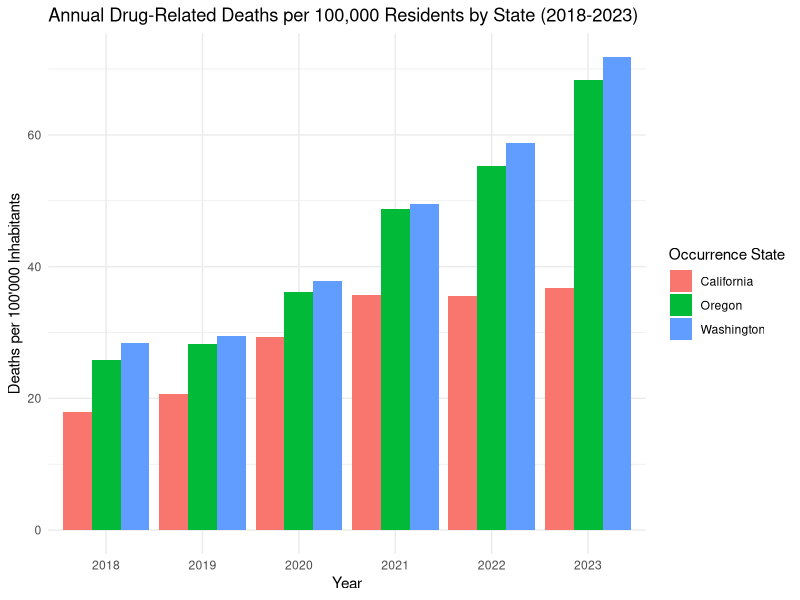
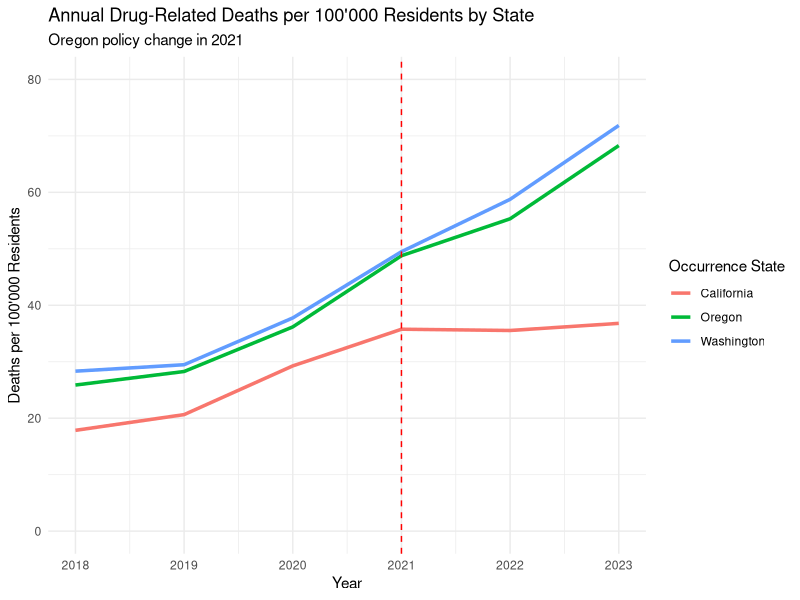
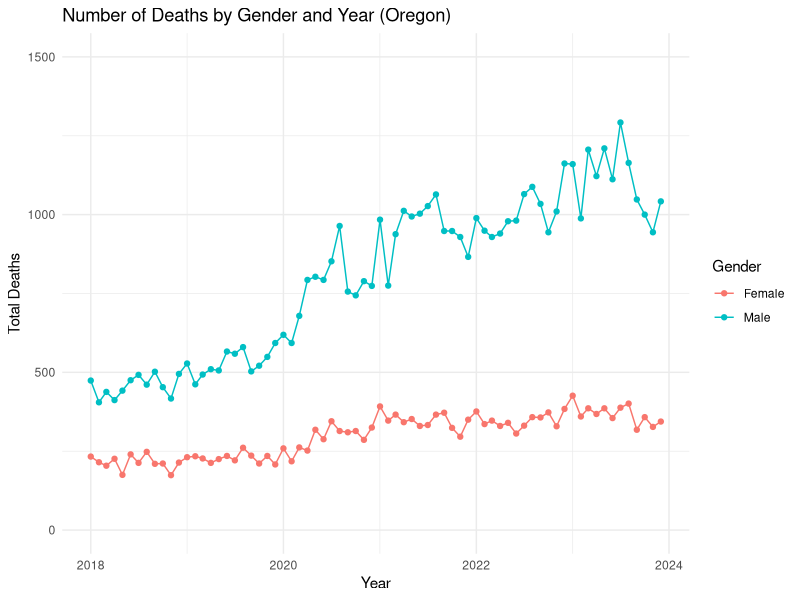
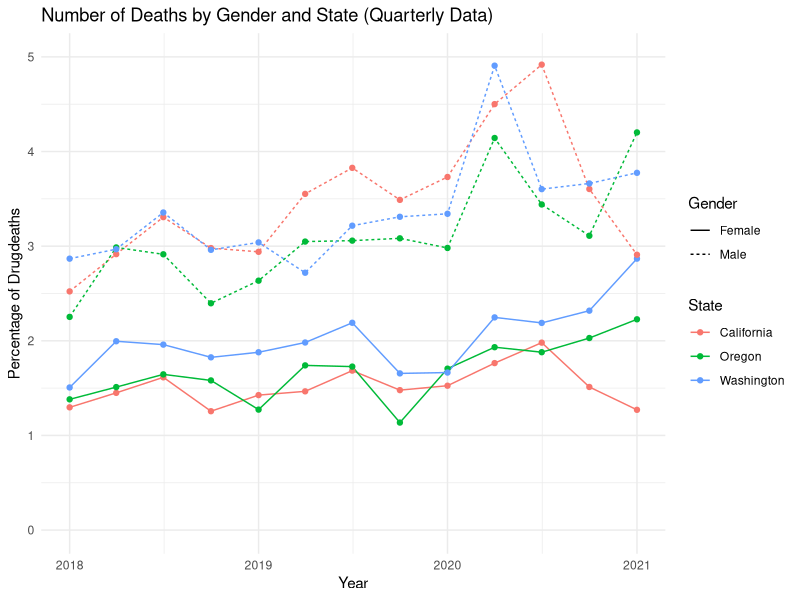
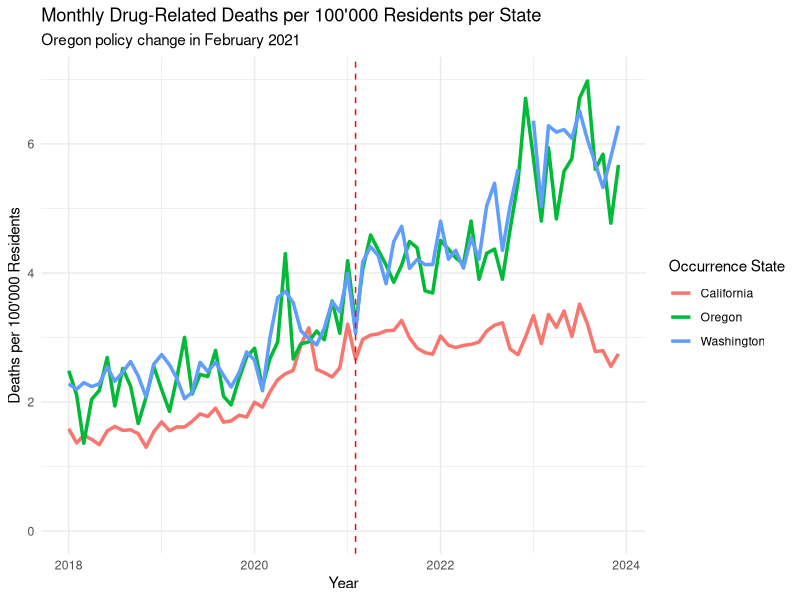
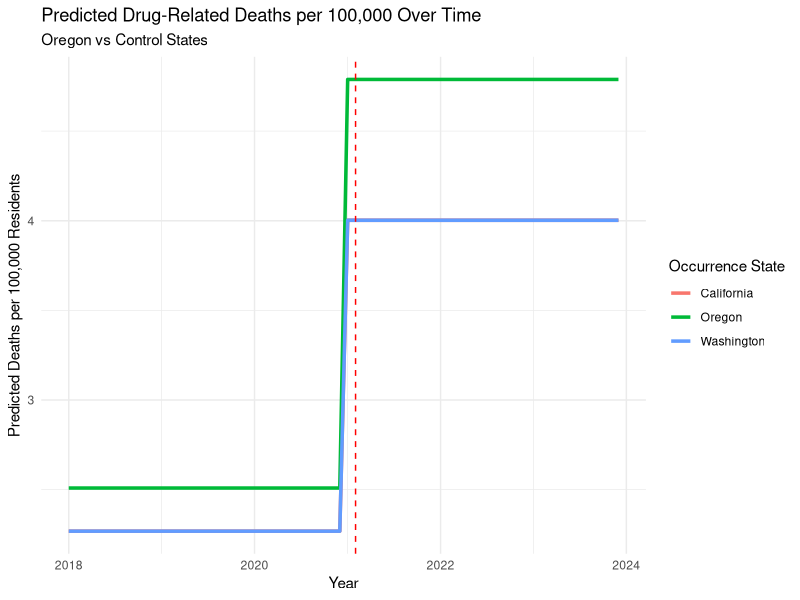
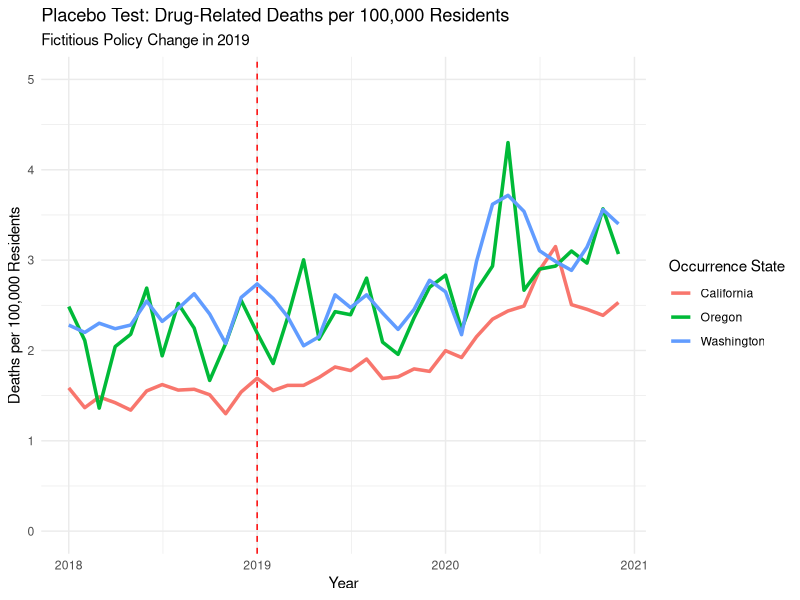
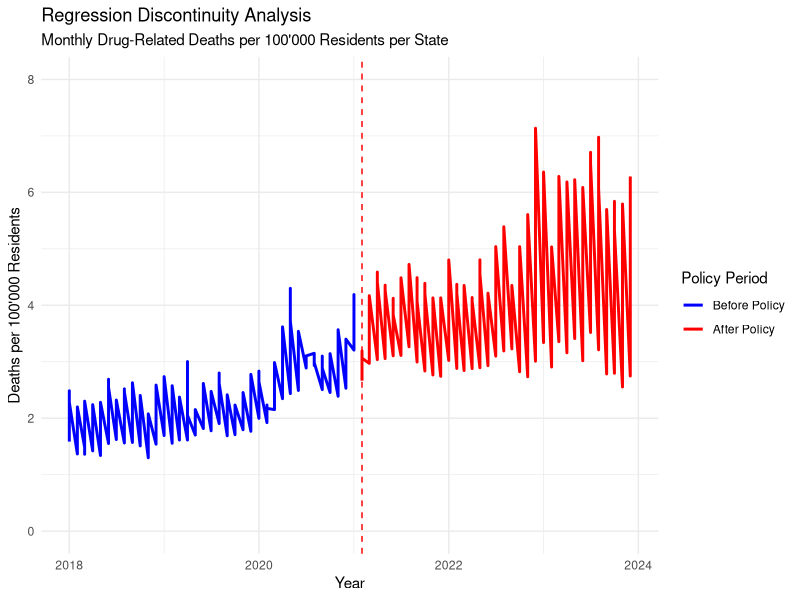

Generate these figures, in order, with R:
## ---- chunk 1
knitr::opts_chunk$set(echo = TRUE)
## ---- chunk 2
library(readxl)
library(dplyr)
library(zoo)
library(lubridate)
library(ggplot2)
library(tidyr)
library(lmtest)
library(sandwich)
library(forecast)
library(plm)
  
#globally exclude code chunks from the output
knitr::opts_chunk$set(echo = FALSE)

#globally turn on caching
knitr::opts_chunk$set(cache = TRUE)

# globally turn off warnings and messages
knitr::opts_chunk$set(warning = FALSE)
knitr::opts_chunk$set(message = FALSE)

# globally set the theme for ggplot
theme_set(theme_minimal())

#setting directory
#setwd(dirname(rstudioapi::getSourceEditorContext()$path))
getwd()
## ---- chunk 3
# load the relevant part of the Data set, exclude notes starting from row 4374
Data <- read_excel("data/Drug_related_Deaths_2018-2024.xlsx", n_max = 4374)


# Overview for the Data
head(Data, 10)
str(Data)

## ---- chunk 4
# Read population data from Excel file for each region

# Load the population data from the first range (D244:M244)
population_oregon_1 <- read_excel("data/Ca_Or_Wa Population 2010-23.xlsx", 
                                  sheet = "Oregon", 
                                  range = "D244:M244", 
                                  col_names = FALSE)  

# Load the population data from the second range (Q244:T244)
population_oregon_2 <- read_excel("data/Ca_Or_Wa Population 2010-23.xlsx", 
                                  sheet = "Oregon", 
                                  range = "Q244:T244", 
                                  col_names = FALSE)  

# Combine the two data frames (horizontally) into one row
population_oregon <- cbind(population_oregon_1, population_oregon_2)

# Manually set the column names (years 2010 to 2023)
colnames(population_oregon) <- 2010:2023



# Load the population data from the first range in California
population_california_1 <- read_excel("data/Ca_Or_Wa Population 2010-23.xlsx", 
                                  sheet = "California", 
                                  range = "D487:M487", 
                                  col_names = FALSE)  

# Load the population data from the second range (Q487:T487)
population_california_2 <- read_excel("data/Ca_Or_Wa Population 2010-23.xlsx", 
                                  sheet = "California", 
                                  range = "Q487:T487", 
                                  col_names = FALSE)  

# Combine the two data frames (horizontally) into one row
population_california <- cbind(population_california_1, population_california_2)

# Manually set the column names (years 2010 to 2023)
colnames(population_california) <- 2010:2023



# Load the population data from the first range in Washington
population_washington_1 <- read_excel("data/Ca_Or_Wa Population 2010-23.xlsx", 
                                  sheet = "Washington", 
                                  range = "D286:M286", 
                                  col_names = FALSE)  

# Load the population data from the second range 
population_washington_2 <- read_excel("data/Ca_Or_Wa Population 2010-23.xlsx", 
                                  sheet = "Washington", 
                                  range = "Q286:T286", 
                                  col_names = FALSE)  

# Combine the two data frames (horizontally) into one row
population_washington <- cbind(population_washington_1, population_washington_2)

# Manually set the column names (years 2010 to 2023)
colnames(population_washington) <- 2010:2023


# Combine population data into a single data frame with an added column for state
population_data <- bind_rows(
  population_oregon %>% mutate(State = "Oregon"),
  population_washington %>% mutate(State = "Washington"),
  population_california %>% mutate(State = "California")
)


# Remove the temporary variables from the environment
rm(population_oregon_1, population_oregon_2, population_washington_1, 
   population_washington_2, population_california_1, population_california_2,
   population_oregon, population_washington, population_california)

# Convert wide format to long format
population_data <- population_data %>%
  pivot_longer(cols = -State,    # All columns except 'State'
               names_to = "year",   # The new column for years
               values_to = "population_count")  # The new column for population counts

#Convert year column to numeric
population_data$year <- as.numeric(population_data$year)  

## ---- chunk 5

# look into Dates 
unique(Data$Month)

# Delete Notes column without grepl 
Data <- Data[, !grepl("Notes", names(Data))]

# Delete Row Sep., 2024 since the data is not complete
Data <- Data[Data$Month != "Sep., 2024 (provisional and partial)", ]

# Create column Provisional (TRUE/FALSE) based on the col Month '(provisional)'
Data$Provisional <- grepl("\\(provisional\\)", Data$Month)

# Delete " (provisional)" from the Date
####Data$Month <- gsub(" \\(provisional\\)", "", Data$Month)

# Convert into Date Variable
####Data$Month <- as.yearmon(Data$Month, format = "%b., %Y")
Data <- Data %>%
  #mutate(`Month` = as.yearmon(`Month Code`, format = "%Y/%m"))
    mutate(`Month` = ym(`Month Code`))


#### look into Deaths
#### Data$Deaths

# count of "Suppressed"
sum(Data$Deaths == "Suppressed")

# Some of the numbers are "Suppressed" this means that there are between 1 and 9 cases
# To use Deaths as a number we can leave them as NA's or substitute by a random number between 1 and 9

# Set seed for reproducibility if needed
set.seed(23)  

# Replace "Suppressed" in the Death column with a random number between 1 and 9
Data$Deaths <- ifelse(Data$Deaths == "Suppressed", sample(1:9, sum(Data$Deaths == "Suppressed"), replace = TRUE), Data$Deaths)
Data$Deaths <- as.numeric(Data$Deaths)

summary(Data)
sum(Data$Deaths == "Suppressed")
# Delete all columns that end on Code, they are duplicates of the other columns
Data <- Data[, !grepl("Code$", names(Data))]

# keep one version of the Dataset with all Deaths
Data_complete <- Data

# Filters the data to only include drug-induced deaths (removes alcohol-induced and non-drug related deaths)
Data <- Data %>% filter(`UCD - Drug/Alcohol Induced` == "Drug-induced causes")

glimpse(Data)
## ---- chunk 6

# Filter the data for each complete years 2018 to 2023
Data_18_23 <- Data %>%
  filter(`Month` >= ym("2018-01") & `Month` <= ym("2023-12"))

# Group the data by occurrence state and year, then sum deaths per year
Data_18_23 <- Data_18_23 %>%
  group_by(`Occurrence State`, year = year(`Month`)) %>%
  summarise(Deaths = sum(Deaths))

# Merge the death data with population data by state and year
Data_with_population <- Data_18_23 %>%
  left_join(population_data, by = c("Occurrence State" = "State", "year" = "year"))

# Calculate deaths per 100,000 inhabitants for each year
Data_with_population <- Data_with_population %>%
  mutate(Deaths_per_100000 = (Deaths / population_count) * 100000)


# Plot the number of deaths per 10,000 inhabitants for each year and state
ggplot(Data_with_population, aes(x = factor(year), y = Deaths_per_100000, fill = `Occurrence State`)) +
  geom_bar(stat = "identity", position = "dodge") +
  labs(title = "Annual Drug-Related Deaths per 100,000 Residents by State (2018-2023)",
       x = "Year",
       y = "Deaths per 100'000 Inhabitants")


# Plot the trends over time for each state per year
ggplot(Data_with_population, aes(x = year, y = Deaths_per_100000, color = `Occurrence State`)) +
  geom_line(linewidth = 1.2) +
  geom_vline(xintercept = 2021, linetype = "dashed", color = "red") +  # Mark the policy change
  labs(title = "Annual Drug-Related Deaths per 100'000 Residents by State",
       subtitle = "Oregon policy change in 2021",
       x = "Year", y = "Deaths per 100'000 Residents") +
   ylim(0, 80)   # Ensure y-axis starts at 0

## ---- chunk 7
# Prepare the data untill 2023
data_gender_year <- Data %>%
  filter(`Month` >= ym("2018-01") & `Month` <= ym("2023-12")) %>%
  select(Gender, Month, Deaths) %>%
  group_by(Gender, Month) %>%
  summarise(Total_Deaths = sum(Deaths, na.rm = TRUE)) %>%
  ungroup()

# Plot the data
ggplot(data_gender_year, aes(x = Month, y = Total_Deaths, color = Gender, group = Gender)) +
  geom_line() +
  geom_point() +
  labs(title = "Number of Deaths by Gender and Year (Oregon)",
       x = "Year",
       y = "Total Deaths",
       color = "Gender") +
       ylim(0, 1500) 

# Perform t-test for significant differences by gender 
t.test(Total_Deaths ~ Gender, data = data_gender_year)

## ---- chunk 8
# Prepare the data
#use quarterly data to make it smoother
data_Anova <- Data %>%
  filter(`Month` < ym("2021-02")) %>%
  mutate(Quarter = floor_date(as.Date(Month), "quarter")) %>%    
  select(Gender, Quarter, `Occurrence State`, Deaths) %>%
  group_by(Gender, Quarter, `Occurrence State`) %>%
  summarise(Total_Deaths = sum(Deaths, na.rm = TRUE)) %>%
  ungroup()

data_Anova$all_death <- Data_complete %>%
  filter(`Month` < ym("2021-02")) %>%
  mutate(Quarter = floor_date(as.Date(Month), "quarter")) %>%
  select(Gender, Quarter, `Occurrence State`, Deaths) %>%
  group_by(Gender, Quarter, `Occurrence State`) %>%
  summarise(Total_Deaths = sum(Deaths, na.rm = TRUE)) %>%
  ungroup() %>%
  pull(Total_Deaths)

data_Anova$DrugDeath_Percentage <- data_Anova$Total_Deaths / data_Anova$all_death *100

# Plot the data
ggplot(data_Anova, aes(x = Quarter, y = DrugDeath_Percentage, color = `Occurrence State`, linetype = Gender)) +
  geom_line() +
  geom_point() +
  labs(title = "Number of Deaths by Gender and State (Quarterly Data)",
       x = "Year",
       y = "Percentage of Drugdeaths",
       color = "State") +
        ylim(0, 5) 

# Perform ANOVA for significant differences by gender or State
data_Anova <- data_Anova %>%
  mutate(Gender = as.factor(Gender),
         `Occurrence State` = as.factor(`Occurrence State`))

# Test for effects in Gender, State and interactions
anova_model <- aov(DrugDeath_Percentage ~ Gender + `Occurrence State`, data = data_Anova)

summary(anova_model)

## ---- chunk 9

# Filter the data for each complete month in 2018 to 2023 
Data_monthly <- Data %>%
  filter(`Month` >= ym("2018-01") & `Month` <= ym("2023-12"))

# Group the data by occurrence state and month, then sum deaths per month
Data_monthly <- Data_monthly %>%
  group_by(`Occurrence State`, year = year(`Month`), month = month(`Month`)) %>%
  summarise(Deaths = sum(Deaths))


# Merge the death data with population data by state and year
Data_monthly <- Data_monthly %>%
  left_join(population_data, by = c("Occurrence State" = "State", "year" = "year"))

# Calculate deaths per 100,000 inhabitants for each year
Data_monthly <- Data_monthly  %>%
  mutate(Deaths_per_100000 = (Deaths / population_count) * 100000)


# Create 'treatment' and 'post_policy' variables
Data_monthly <- Data_monthly %>%
  mutate(
    treatment = ifelse(`Occurrence State` == "Oregon", 1, 0),  # 1 for Oregon, 0 for California/Washington
    post_policy = ifelse(year >= 2021, 1, 0),  # 1 for years 2021 and later
    interaction = treatment * post_policy  # Interaction term for DiD
  )

# Create a new date column by combining year and month
Data_monthly <- Data_monthly %>%
  mutate(date = ym(paste(year, month, sep = "-")))  # Combine year and month into a date


# Difference-in-Differences (DiD) regression model with Deaths_per_100000

did_model <- lm(Deaths_per_100000 ~ treatment + post_policy + interaction, data = Data_monthly)
summary(did_model)

# Robust standard errors to handle heteroscedasticity
coeftest(did_model, vcov = vcovHC(did_model, type = "HC1"))

## ---- chunk 10
# Plot DiD Results
# Plot the trends over time for each state
ggplot(Data_monthly, aes(x = date, y = Deaths_per_100000, color = `Occurrence State`)) +
  geom_line(linewidth = 1.2) +
  geom_vline(xintercept = as.Date("2021-02-01"), linetype = "dashed", color = "red") +  # Mark the policy change
  labs(title = "Monthly Drug-Related Deaths per 100'000 Residents per State",
       subtitle = "Oregon policy change in February 2021",
       x = "Year", y = "Deaths per 100'000 Residents") +
       ylim(0, 7)


# Generate predicted values based on the model
Data_monthly$predicted <- predict(did_model, newdata = Data_monthly)

# Visualize the predicted trends
ggplot(Data_monthly, aes(x = date, y = predicted, color = `Occurrence State`)) +
  geom_line(linewidth = 1.2) +
  geom_vline(xintercept = as.Date("2021-02-01"), linetype = "dashed", color = "red") +  # Mark the policy change
  labs(title = "Predicted Drug-Related Deaths per 100,000 Over Time",
       subtitle = "Oregon vs Control States",
       x = "Year", y = "Predicted Deaths per 100,000 Residents")

## ---- chunk 11

# Subset data for Oregon and Washington pre Policy
oregon_data <- Data_monthly %>% filter(date >= as.Date("2018-01-01") & date <= as.Date("2021-02-01") & `Occurrence State` == "Oregon")
washington_data <- Data_monthly %>% filter(date >= as.Date("2018-01-01") & date <= as.Date("2021-02-01") & `Occurrence State` == "Washington")
california_data <- Data_monthly %>% filter(date >= as.Date("2018-01-01") & date <= as.Date("2021-02-01") & `Occurrence State` == "California")




# Calculate the correlation coefficient between the two states
correlation <- cor(oregon_data$Deaths_per_100000, washington_data$Deaths_per_100000)
coorelation_c <- cor(oregon_data$Deaths_per_100000, california_data$Deaths_per_100000)

# Print the result
correlation
coorelation_c
#Seperate DiD

# Example for DiD with only California as control
did_model_california <- lm(Deaths_per_100000 ~ treatment + post_policy + interaction, 
                           data = Data_monthly %>% filter(`Occurrence State` %in% c("Oregon", "California")))

# Example for DiD with only Washington as control
did_model_washington <- lm(Deaths_per_100000 ~ treatment + post_policy + interaction, 
                           data = Data_monthly %>% filter(`Occurrence State` %in% c("Oregon", "Washington")))

# Compare the results
summary(did_model_california)
summary(did_model_washington)
## ---- chunk 12
# Make a Difference-in-Differences model for the years 2018-2020 as a placebo test
Data_placebo <- Data_monthly %>%
  filter(date >= as.Date("2018-01-01") & date <= as.Date("2020-12-01"))

# Create 'treatment' and 'post_policy' variables for the placebo test
Data_placebo <- Data_placebo %>%
  mutate(
    treatment = ifelse(`Occurrence State` == "Oregon", 1, 0),  # 1 for Oregon, 0 for California/Washington
    post_policy = ifelse(year >= 2019, 1, 0),  # 1 for years 2019 and later
    interaction = treatment * post_policy  # Interaction term for DiD
  )

# Difference-in-Differences (DiD) model for the placebo test
did_model_placebo <- lm(Deaths_per_100000 ~ treatment + post_policy + interaction, data = Data_placebo)
summary(did_model_placebo)

# Robust standard errors for the placebo test
#coeftest(did_model_placebo, vcov = vcovHC(did_model_placebo, type = "HC1"))

# Plot the placebo test results
ggplot(Data_placebo, aes(x = date, y = Deaths_per_100000, color = `Occurrence State`)) +
  geom_line(linewidth = 1.2) +
  geom_vline(xintercept = as.Date("2019-01-01"), linetype = "dashed", color = "red") +  # Mark the placebo policy change
  labs(title = "Placebo Test: Drug-Related Deaths per 100,000 Residents",
       subtitle = "Fictitious Policy Change in 2019",
       x = "Year", y = "Deaths per 100,000 Residents") + ylim(0, 5)

## ---- chunk 13
# Regression Discontinuity Analysis: To further validate the DiD results


# Create a binary variable for the policy change
Data_RD <- Data_monthly %>%
  mutate(policy_change = ifelse(date >= as.Date("2021-02-01"), 1, 0))

# Fit a regression model to estimate the effect of the policy change
rd_model <- lm(Deaths_per_100000 ~ policy_change, data = Data_RD)
summary(rd_model)

# Robust standard errors to handle heteroscedasticity
coeftest(rd_model, vcov = vcovHC(rd_model, type = "HC1"))


# Plot the regression discontinuity analysis
ggplot(Data_RD, aes(x = date, y = Deaths_per_100000, color = as.factor(policy_change))) +
  geom_line(linewidth = 1) +
  geom_vline(xintercept = as.Date("2021-02-01"), linetype = "dashed", color = "red") +  # Mark the policy change
  
  # Custom color for before and after policy
  scale_color_manual(values = c("0" = "blue", "1" = "red"), labels = c("Before Policy", "After Policy")) +
  
  # Custom labels and title
  labs(title = "Regression Discontinuity Analysis",
       subtitle = "Monthly Drug-Related Deaths per 100'000 Residents per State",
       x = "Date", y = "", 
       color = "Policy Period") +  # Custom legend title
        ylab("Deaths per 100'000 Residents") +
        xlab("Year") +
  # Ensure y-axis starts at 0
  ylim(0, 8)
## ---- chunk 14
# Filter the data for Oregon and clean it
data_oregon <- Data %>%
  filter(`Occurrence State` == "Oregon") %>%
  mutate(Deaths = as.numeric(Deaths),    # Convert Deaths to numeric
         date = as.Date(paste0(Month, "-01")))  # Create a proper date column

# Create a time series object for Oregon deaths
ts_oregon <- ts(data_oregon$Deaths, start = c(2018, 1), frequency = 12)

# Split the data for training (2018-2022) and validation (2023)
train_ts <- window(ts_oregon, end = c(2022, 12))
valid_ts <- window(ts_oregon, start = c(2023, 1), end = c(2023, 12))

# Fit an ARIMA model (or other model)
arima_model <- auto.arima(train_ts)

# Forecast for the validation period (2023-2024)
forecast_2023_2024 <- forecast(arima_model, h = 12)

# Plot the forecast against the actual validation data
plot(forecast_2023_2024, main = "Forecast Training for Drug-Related Deaths in Oregon (2023-2024)",
     xlab = "Year", ylab = "Deaths per 100,000 Residents") +  ylim(0, 52)
lines(valid_ts, col = "red")  # Add the actual data for comparison
legend("topright", legend = c("Forecast", "Actual Data"), col = c("#2222e7", "red"), lty = 1)

# compute the accuracy of the model
accuracy(forecast_2023_2024, valid_ts)

# After validating the model, forecast for 2025
forecast_2025 <- forecast(arima_model, h = 24)

# Plot the forecast for 2025
plot(forecast_2025, main = "Forecast for Drug-Related Deaths in Oregon (2025)",
     xlab = "Year", ylab = "Deaths per 100,000 Residents")+  ylim(0, 52)
lines(valid_ts, col = "red")  # Add the actual data for comparison
legend("topright", legend = c("Forecast", "Actual Data"), col = c("#2222e7", "red"), lty = 1)
